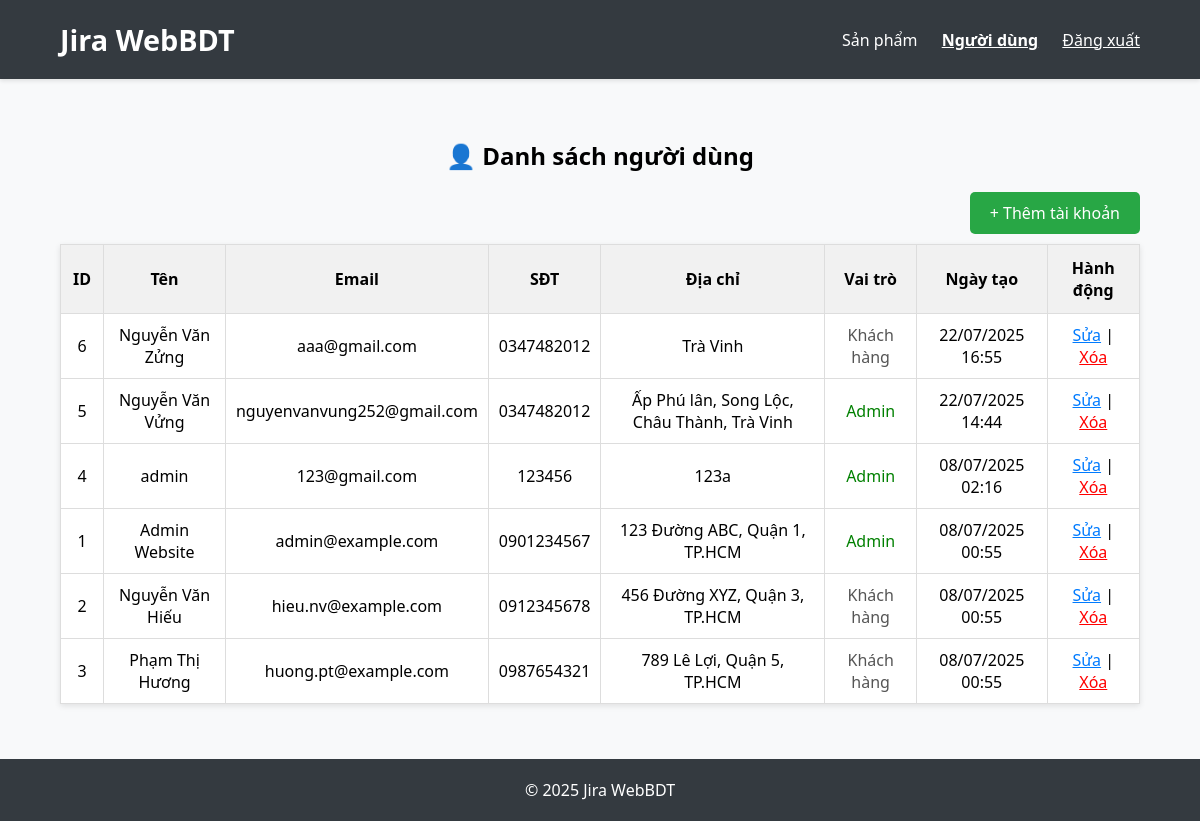
The page /admin/manage_users.php (signed in) on the database as committed earlier.
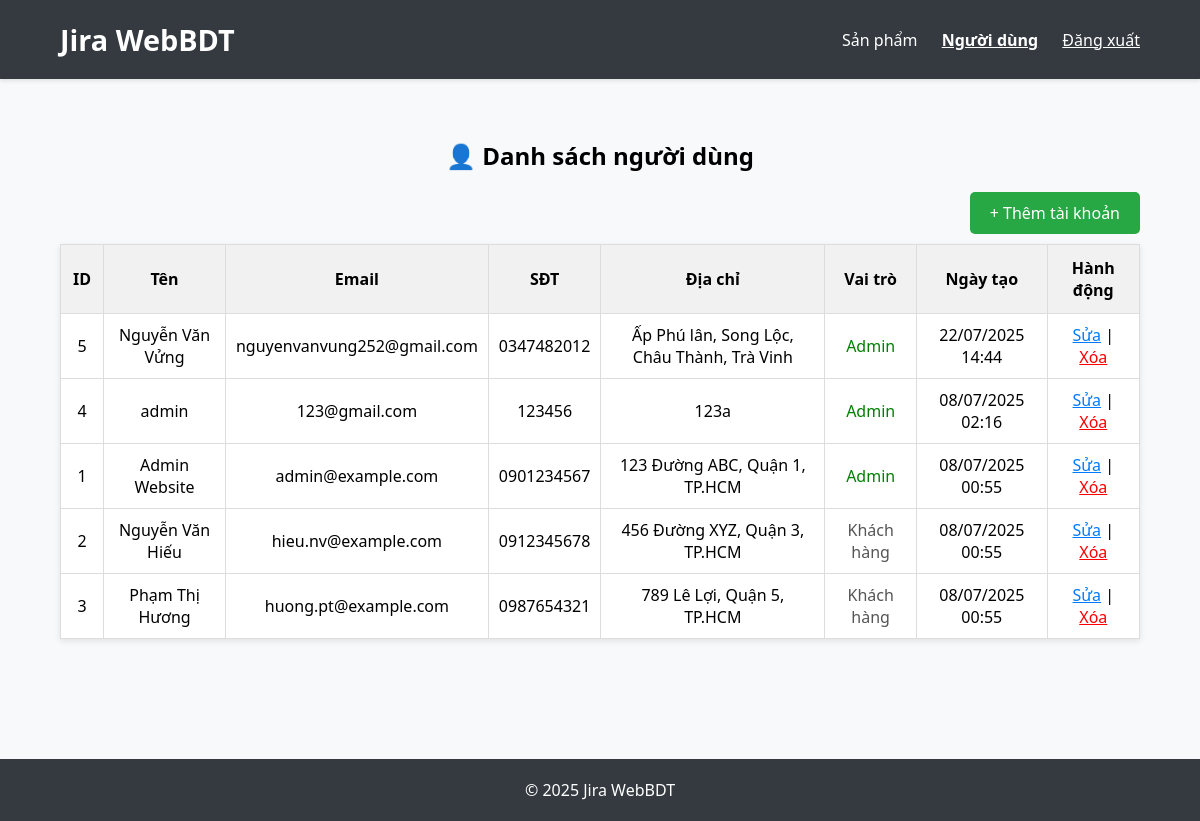
The same page on the database as committed later.
### tables this page shows
CREATE TABLE `users` (
  `id` int(11) NOT NULL,
  `username` varchar(50) NOT NULL,
  `password` varchar(255) NOT NULL,
  `email` varchar(100) DEFAULT NULL,
  `full_name` varchar(100) DEFAULT NULL,
  `phone_number` varchar(20) DEFAULT NULL,
  `address` mediumtext DEFAULT NULL,
  `role` enum('admin','customer') DEFAULT 'customer',
  `created_at` datetime DEFAULT current_timestamp(),
  `updated_at` datetime DEFAULT current_timestamp() ON UPDATE current_timestamp()
);

### admin/manage_users.php (the view, shortened to what this page needs)
<?php
require_once '../includes/db.php';
$result = $conn->query("SELECT * FROM users ORDER BY created_at DESC");
?>
<!DOCTYPE html>
<html lang="vi">
<head>
</head>
<body style="font-family: 'Segoe UI', Tahoma, sans-serif; margin: 0; padding: 0; background-color: #f8f9fa;">
    <header style="background-color: #343a40; color: white; padding: 20px 0; box-shadow: 0 2px 4px rgba(0,0,0,0.1);">
        <div
            style="width: 90%; max-width: 1200px; margin: 0 auto; display: flex; justify-content: space-between; align-items: center;">
            <h1 style="margin: 0; font-size: 1.8em;"><a href="../index.php"
                    style="color: white; text-decoration: none;">Jira WebBDT</a></h1>
            <nav>
                <a href="manage_products.php" style="margin-left: 20px; color: white; text-decoration: none;">Sản
                    phẩm</a>
                <a href="manage_users.php" style="margin-left: 20px; color: white; font-weight: bold;">Người dùng</a>
                <a href="../logout.php" style="margin-left: 20px; color: white;">Đăng xuất</a>
            </nav>
        </div>
    </header>
    <main style="padding: 40px 0; min-height: 600px;">
        <div style="width: 90%; max-width: 1200px; margin: 0 auto;">
            <h2 style="text-align: center; margin-bottom: 30px;">👤 Danh sách người dùng</h2>
            <div style="text-align: right; margin-bottom: 20px;">
                <a href="add_user.php"
                    style="padding: 10px 20px; background-color: #28a745; color: white; text-decoration: none; border-radius: 5px;">+
                    Thêm tài khoản</a>
            </div>
            <table
                style="width: 100%; border-collapse: collapse; background-color: white; box-shadow: 0 2px 6px rgba(0,0,0,0.1);">
                <thead style="background-color: #f1f1f1;">
                    <tr>
                        <th style="padding: 12px; border: 1px solid #ddd;">ID</th>
                        <th style="padding: 12px; border: 1px solid #ddd;">Tên</th>
                        <th style="padding: 12px; border: 1px solid #ddd;">Email</th>
                        <th style="padding: 12px; border: 1px solid #ddd;">SĐT</th>
                        <th style="padding: 12px; border: 1px solid #ddd;">Địa chỉ</th>
                        <th style="padding: 12px; border: 1px solid #ddd;">Vai trò</th>
                        <th style="padding: 12px; border: 1px solid #ddd;">Ngày tạo</th>
                        <th style="padding: 12px; border: 1px solid #ddd;">Hành động</th>
                    </tr>
                </thead>
                <tbody>
                    <?php if ($result->num_rows > 0): ?>
                        <?php while ($user = $result->fetch_assoc()): ?>
                            <tr style="text-align: center;">
                                <td style="padding: 10px; border: 1px solid #ddd;"><?php echo $user['id']; ?></td>
                                <td style="padding: 10px; border: 1px solid #ddd;">
                                    <?php echo htmlspecialchars($user['full_name'] ?? $user['username']); ?></td>
                                <td style="padding: 10px; border: 1px solid #ddd;">
                                    <?php echo htmlspecialchars($user['email']); ?></td>
                                <td style="padding: 10px; border: 1px solid #ddd;"><?php echo $user['phone_number']; ?></td>
                                <td style="padding: 10px; border: 1px solid #ddd;"><?php echo $user['address']; ?></td>
                                <td style="padding: 10px; border: 1px solid #ddd;">
                                    <span style="color: <?= $user['role'] === 'admin' ? 'green' : '#555'; ?>;">
                                        <?= $user['role'] === 'admin' ? 'Admin' : 'Khách hàng'; ?>
                                    </span>
                                </td>
                                <td style="padding: 10px; border: 1px solid #ddd;">
                                    <?php echo date('d/m/Y H:i', strtotime($user['created_at'])); ?></td>
                                <td style="padding: 10px; border: 1px solid #ddd;">
                                    <a href="edit_user.php?id=<?php echo $user['id']; ?>" style="color:#007bff;">Sửa</a> |
                                    <a href="delete_user.php?id=<?php echo $user['id']; ?>"
                                        onclick="return confirm('Bạn có chắc muốn xóa tài khoản này?')"
                                        style="color:red;">Xóa</a>
                                </td>
                            </tr>
                        <?php endwhile; ?>
                    <?php endif; ?>
                </tbody>
            </table>
        </div>
    </main>
    <footer style="background-color: #343a40; color: white; text-align: center; padding: 20px 0;">
        <p style="margin: 0;">© <?php echo date('Y'); ?> Jira WebBDT</p>
    </footer>
</body>
</html>

Rows that differ between the two databases and show on the page:
removed users: id "6", full_name "Nguyễn Văn Zửng", email "aaa@gmail.com", phone_number "0347482012", address "Trà Vinh", role "Khách hàng", created_at "22/07/2025 16:55"
